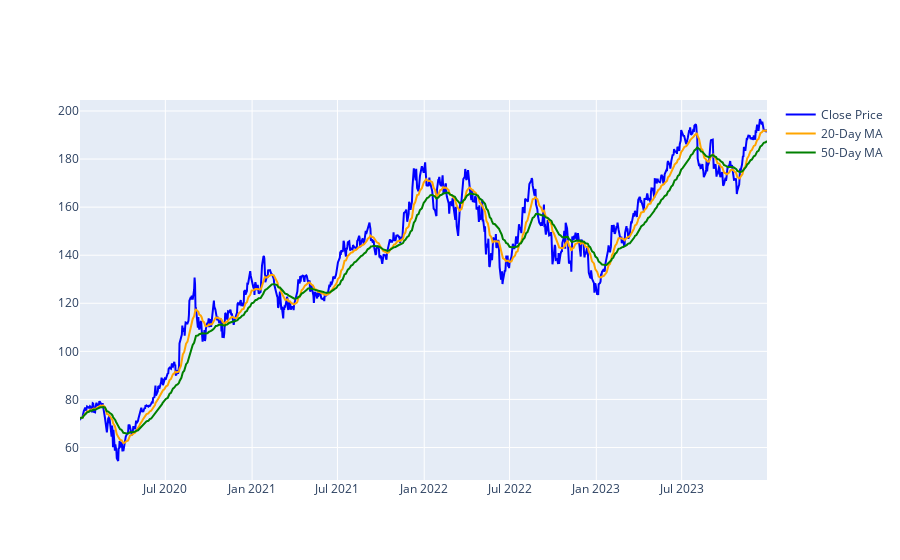

Notebook code cell kept with this figure:
### Markdown cell above
**Create a chart in `plotly` that shows both the 20-day and 50-day rolling average, plus the closing price, on the same graph**

Creating plots in `Plotly` takes a little more effort than in `matplotlib`. You'll be creating the same chart as you did in the prior exercise, but now using `plotly`. 

Can you add these 3 variables to the same line chart: (1) closing price, (2) 20-day moving average, and (3) 50-day moving average? 

Recall that in `plotly` each variable is added using a `trace`.

### Code cell
fig = go.Figure()

# add closing price
fig.add_trace(go.Scatter(x=data.index, y=data[('Close', 'AAPL')], 
                         mode='lines', name='Close Price', line=dict(color='blue')))

# adding 20-day moving avg
fig.add_trace(go.Scatter(x=data.index, y=data['MA_20'], 
                         mode='lines', name='20-Day MA', line=dict(color='orange')))

# add 50-day moving avg 
fig.add_trace(go.Scatter(x=data.index, y=data['MA_50'], 
                         mode='lines', name='50-Day MA', line=dict(color='green')))

### Figure 1 — Plotly figure (JSON) as saved in the notebook; plotly's stock layout.template omitted (floating-point values rounded to 4 significant figures; data arrays with more than 128 entries replaced by an {"elided": "..."} marker saying what was removed)
{"data": [{"line": {"color": "blue"}, "mode": "lines", "name": "Close Price", "type": "scatter", "x": {"elided": "1006 str values"}, "y": {"elided": "1006 float values"}}, {"line": {"color": "orange"}, "mode": "lines", "name": "20-Day MA", "type": "scatter", "x": {"elided": "1006 str values"}, "y": {"elided": "1006 float values"}}, {"line": {"color": "green"}, "mode": "lines", "name": "50-Day MA", "type": "scatter", "x": {"elided": "1006 str values"}, "y": {"elided": "1006 float values"}}], "layout": {}}
